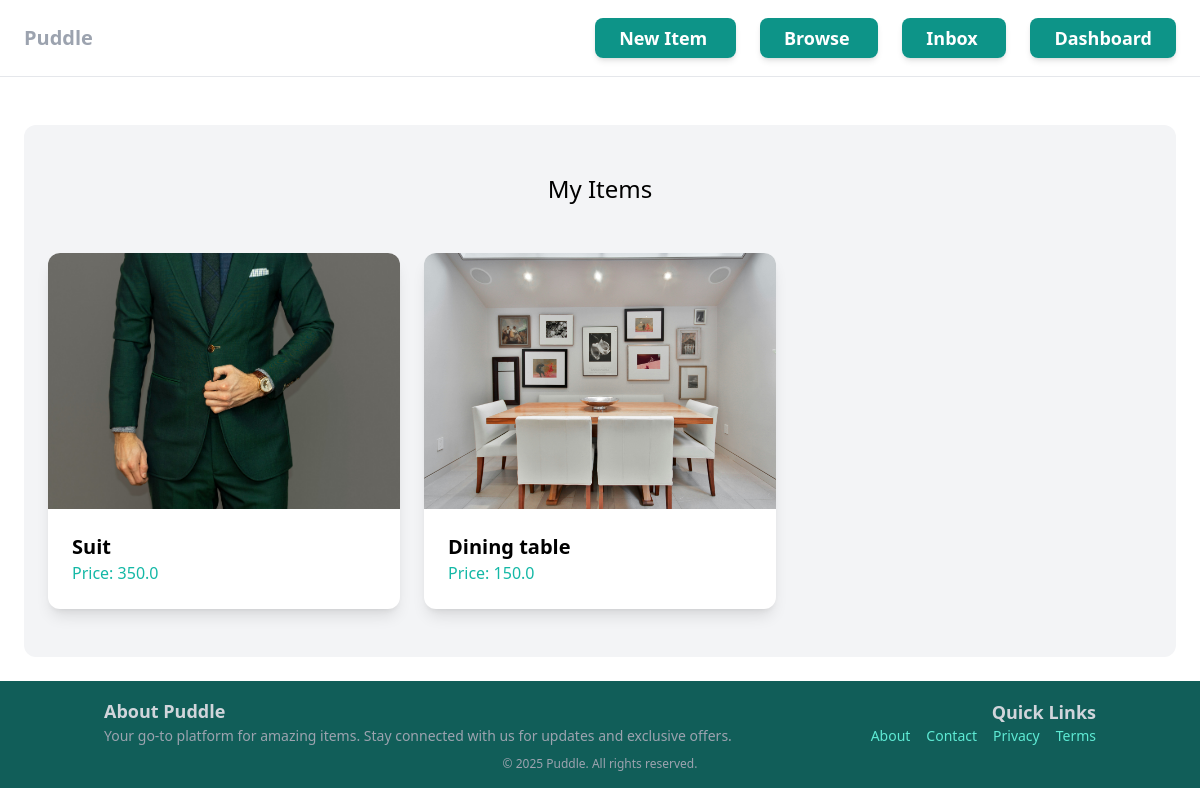
The app's page /dashboard/ (signed in) with its own data.
### item/models.py (models this page shows, shortened)
class Item(models.Model):
    category= models.ForeignKey(Category, related_name="items", on_delete=models.CASCADE)
    name = models.CharField(max_length=255)
    description = models.TextField(blank=True, null=True)
    price = models.FloatField()
    image = models.ImageField(upload_to="item_image", blank=True, null=True) # pip install pillow
    is_sold = models.BooleanField(default=False)
    created_by = models.ForeignKey(User, related_name="items", on_delete=models.CASCADE)
    created_at = models.DateTimeField(auto_now_add=True)

### dashboard/views.py (the view)
# urls.py: path("", views.index,name="index"),
@login_required
def index(request):
    items = Item.objects.filter(created_by=request.user)
    logger.debug(f"Fetched {len(items)} items for user {request.user.username}")
    return render(request, 'dashboard/index.html', {
        'items': items,
        'username': request.user.username
    })

### dashboard/templates/dashboard/index.html (shortened to what this page needs)
{% extends "core/base.html" %}
{% block content %}
<div class="mt-6 px-6 py-12 bg-gray-100 rounded-xl">
  <h2 class="mb-12 text-2xl text-center">My Items</h2>
  <div class="grid grid-cols-3 gap-6">
    {% if items %}
      {% for item in items %}
      <div class="bg-white shadow-lg rounded-xl overflow-hidden hover:scale-105 transition">
        <a href="{% url 'item:detail' item.id %}">
          <div>
            {% if item.image %}
              <img src="{{ item.image.url }}" class="w-full h-64 object-cover" alt="image" />
            {% else %}
              <div class="w-64 h-64 bg-gray-200 flex items-center justify-center">
                <span class="text-gray-500">No image</span>
              </div>
            {% endif %}
          </div>
          <div class="p-6">
            <h2 class="text-xl font-semibold">{{ item.name }}</h2>
            <p class="text-teal-500 font-medium">Price: {{ item.price }}</p>
          </div>
        </a>
      </div>
      {% endfor %}
    {% else %}
      <div class="col-span-3 text-center py-12">
        <p class="text-gray-500">You haven't added any items yet.</p>
        <a href="{% url 'item:new' %}" class="mt-4 inline-block px-6 py-3 bg-teal-500 text-white rounded-xl hover:bg-teal-600">Add your first item</a>
      </div>
    {% endif %}
  </div>
</div>
{% endblock %}

### records on screen
Item: image (picture), name "Suit", price "350.0"
Item: image (picture), name "Dining table", price "150.0"
